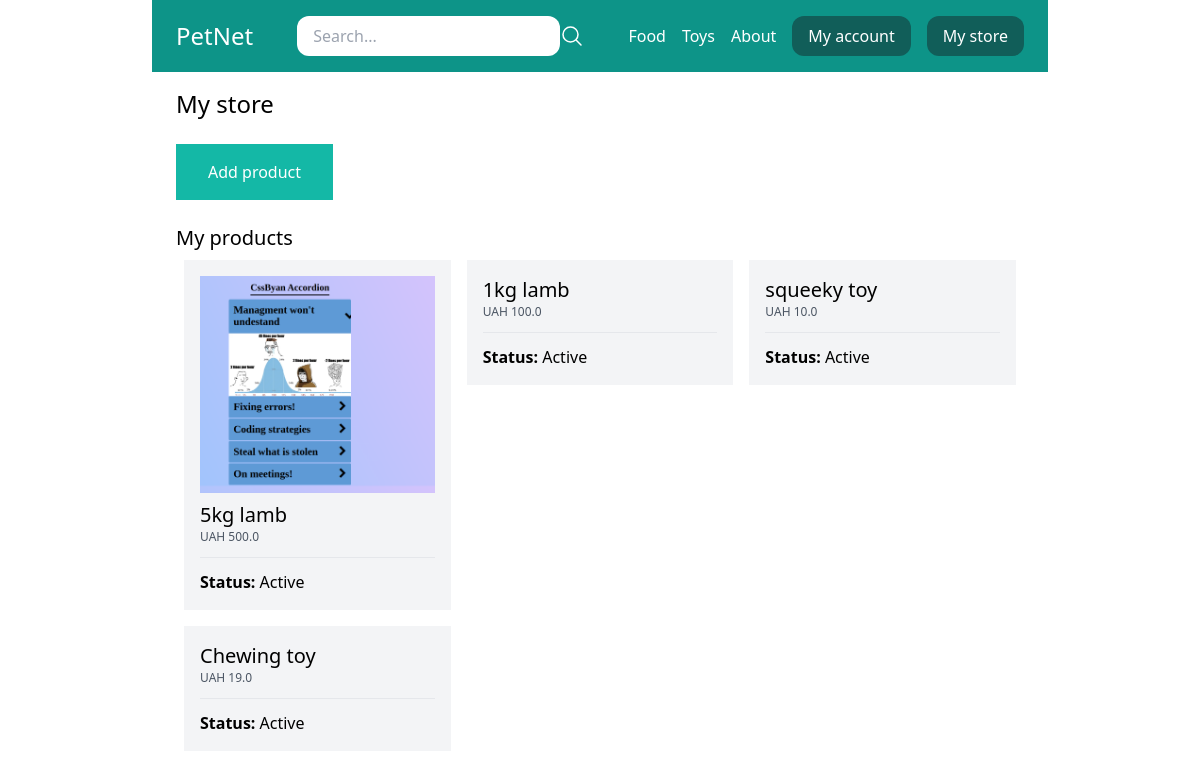
The app's page /my-store/ (signed in), older data.
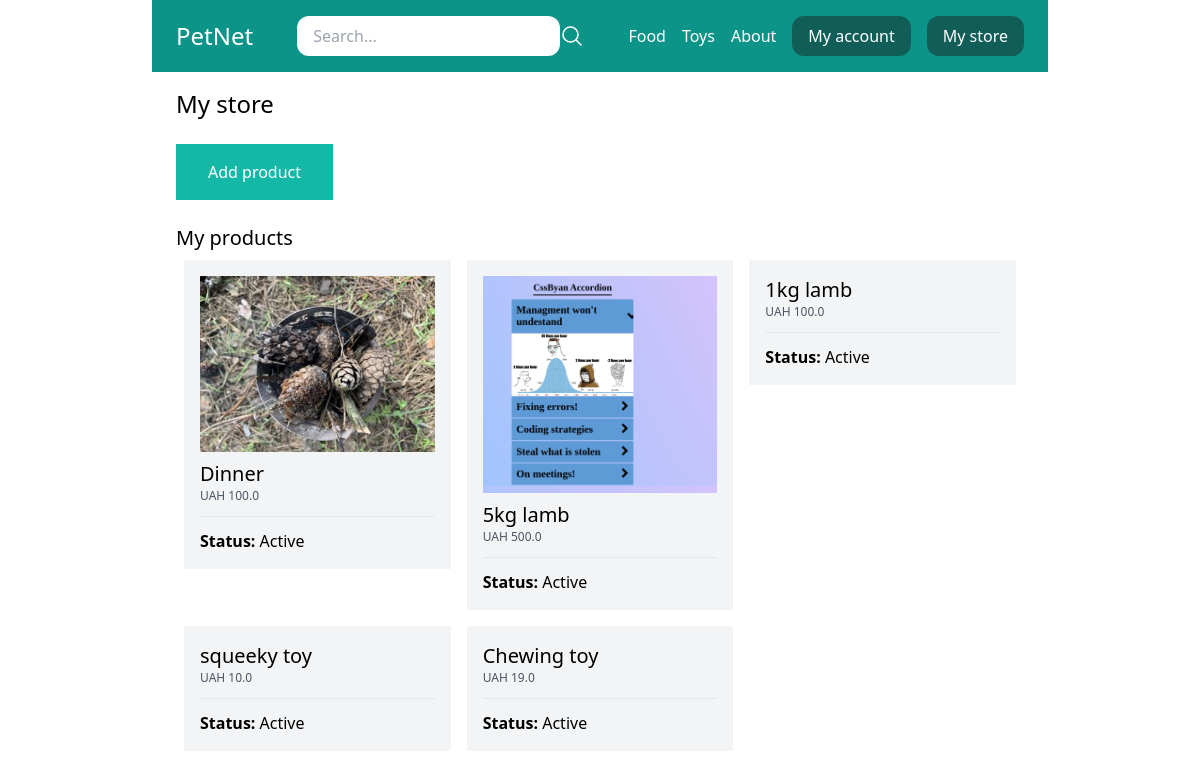
The same page, newer data.
### store/models.py (models this page shows, shortened)
class Category(models.Model):
    title = models.CharField(max_length=50)
    slug = models.SlugField(max_length=50)
    class Meta:
        verbose_name = 'Category'
        verbose_name_plural = 'Categories'

class Product(models.Model):
    DRAFT = 'draft'
    WAITING_APPROVAL = 'waitingapproval'
    ACTIVE = 'active'
    DELETED = 'deleted'
    STATUS_CHOICES = (
        (DRAFT, 'Draft'),
        (WAITING_APPROVAL, 'Waiting approval'),
        (ACTIVE, 'Active'),
        (DELETED, 'Deleted'),
    )
    user = models.ForeignKey(User, related_name='products', on_delete=models.CASCADE)
    category = models.ForeignKey(Category, related_name='products', on_delete=models.CASCADE)
    title = models.CharField(max_length=50)
    slug = models.SlugField(max_length=50)
    description = models.TextField(blank=True)
    price = models.IntegerField()
    image = models.ImageField(upload_to='uploads/product_images', blank=True, null=True)
    thumbnail = models.ImageField(upload_to='uploads/product_images/thumbnail', blank=True, null=True)
    created_at = models.DateTimeField(auto_now_add=True)
    updated_at = models.DateTimeField(auto_now=True)
    status = models.CharField(max_length=50, choices=STATUS_CHOICES, default=ACTIVE)
    class Meta:
        ordering = ("-created_at",)
    def get_display_price(self):
        return self.price / 100

### userprofile/views.py (the view)
# urls.py: path('my-store/', views.my_store, name='my_store'),
@login_required
def my_store(request):
    products = request.user.products.exclude(status=Product.DELETED)
    return render(request, 'userprofile/my_store.html', {
        'products': products
    })

### store/templatetags/menu.py (called while the page is built)
@register.inclusion_tag('core/menu.html')
def menu():
    categories = Category.objects.all()
    return {'categories': categories}

### userprofile/templates/userprofile/my_store.html (shortened to what this page needs)
{% extends 'core/base.html' %}
{% block content %}
    <h1 class="text-2xl">My store</h1>
    <a href="{% url 'add_product' %}" class="mt-6 inline-block py-4 px-8 bg-teal-500 text-white">Add product</a>
    <h2 class="mt-6 text-xl">My products</h2>
    {% if products %}
        <div class="flex flex-wrap">
            {% for product in products %}
                <div class="product w-1/3 p-2">
                    <div class="p-4 bg-gray-100">
                        <a href="{% url 'edit_product' product.id %}">
                            {% if product.image %}
                                <div class="image mb-2">
                                    <img src="{{ product.image.url }}" alt="Image of {{ product.title }}">
                                </div>
                            {% endif %}
                                <h2 class="text-xl">{{ product.title }}</h2>
                            <p class="text-xs text-gray-600">UAH  {{ product.get_display_price }}</p>
                            <hr class="my-3">
                            <p><strong>Status:   </strong>{{ product.get_status_display }}</p>
                        </a>
                    </div>
                </div>
            {% endfor %}
        </div>
    {% else %}
    <p class="mt-4 py-4 px-8 bg-gray-200">You don't have any products yet...</p>
    {% endif %}
{% endblock %}

### core/templates/core/base.html (shortened to what this page needs)
{% load menu %}
<!doctype html>
<html>
<head>
    <script src="https://cdn.tailwindcss.com"></script>
</head>
    <body>
        <nav class="max-w-4xl mx-auto py-4 px-6 flex items-center justify-between bg-teal-600">
            <div class="logo">
                <a href="/" class="text-2xl text-white">PetNet</a>
            </div>
            <div class="search">
                <form method="get" action="/search/" class="flex items-center">
                    <input type="search" name="query" placeholder="Search..." class="py-2 px-4 rounded-xl">
                    <button>
                        <svg xmlns="http://www.w3.org/2000/svg" fill="none" viewBox="0 0 24 24" stroke-width="1.5" stroke="currentColor" class="w-6 h-6 text-white">
                            <path stroke-linecap="round" stroke-linejoin="round" d="M21 21l-5.197-5.197m0 0A7.5 7.5 0 105.196 5.196a7.5 7.5 0 0010.607 10.607z" />
                          </svg>
                    </button>
                </form>
            </div>
            <div class="menu flex items-center space-x-4">
                {% menu %}
                {% if request.user.is_authenticated %}
                    <a href="{% url 'myaccount' %}" class="py-2 px-4 bg-teal-800 text-white rounded-xl hover:bg-teal-900">My account</a>
                    <a href="{% url 'my_store' %}" class="py-2 px-4 bg-teal-800 text-white rounded-xl hover:bg-teal-900">My store</a>
                {% endif %}
            </div>
        </nav>
        <div class="max-w-4xl mx-auto py-4 px-6">
        {%  block content %}
        {% endblock %}
        </div>
    </body>
</html>

### core/templates/core/menu.html
{% for category in categories %}
<a href="{% url 'category_detail' category.slug %}" class="text-white">{{ category.title }}</a>
{% endfor %}
<a href="{% url 'about' %}" class="text-white">About</a>

Row changes from the older to the newer data that the page shows:
added Product: image (picture), title "Dinner", get_display_price "100.0", status "Active"
